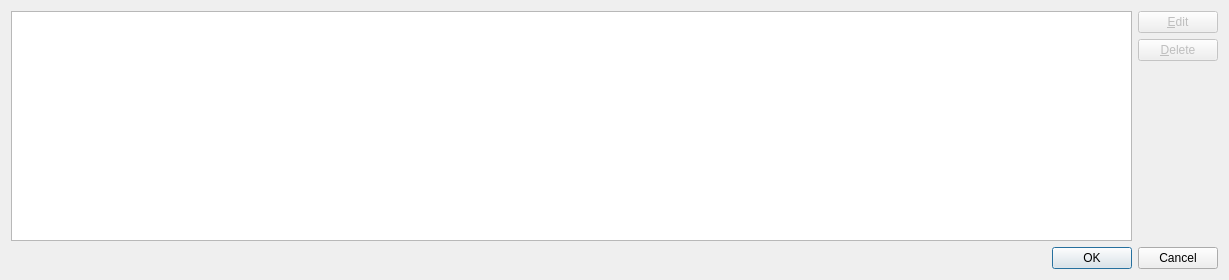
<?xml version="1.0" encoding="UTF-8"?>
<ui version="4.0">
 <class>ManageViewsDialog</class>
 <widget class="QDialog" name="ManageViewsDialog">
  <property name="geometry">
   <rect>
    <x>0</x>
    <y>0</y>
    <width>1229</width>
    <height>280</height>
   </rect>
  </property>
  <property name="windowTitle">
   <string>Manage Views</string>
  </property>
  <layout class="QGridLayout" name="gridLayout">
   <item row="0" column="0" rowspan="3">
    <widget class="QTableView" name="savedViewsTable">
     <property name="editTriggers">
      <set>QAbstractItemView::NoEditTriggers</set>
     </property>
     <property name="alternatingRowColors">
      <bool>true</bool>
     </property>
     <property name="selectionMode">
      <enum>QAbstractItemView::SingleSelection</enum>
     </property>
     <property name="selectionBehavior">
      <enum>QAbstractItemView::SelectRows</enum>
     </property>
     <property name="sortingEnabled">
      <bool>true</bool>
     </property>
     <attribute name="verticalHeaderVisible">
      <bool>false</bool>
     </attribute>
    </widget>
   </item>
   <item row="0" column="1">
    <widget class="QPushButton" name="editViewButton">
     <property name="enabled">
      <bool>false</bool>
     </property>
     <property name="text">
      <string>&amp;Edit</string>
     </property>
    </widget>
   </item>
   <item row="1" column="1">
    <widget class="QPushButton" name="deleteViewButton">
     <property name="enabled">
      <bool>false</bool>
     </property>
     <property name="text">
      <string>&amp;Delete</string>
     </property>
    </widget>
   </item>
   <item row="2" column="1">
    <spacer name="verticalSpacer">
     <property name="orientation">
      <enum>Qt::Vertical</enum>
     </property>
     <property name="sizeHint" stdset="0">
      <size>
       <width>20</width>
       <height>40</height>
      </size>
     </property>
    </spacer>
   </item>
   <item row="3" column="0" colspan="2">
    <widget class="QDialogButtonBox" name="buttonBox">
     <property name="orientation">
      <enum>Qt::Horizontal</enum>
     </property>
     <property name="standardButtons">
      <set>QDialogButtonBox::Cancel|QDialogButtonBox::Ok</set>
     </property>
    </widget>
   </item>
  </layout>
 </widget>
 <resources/>
 <connections>
  <connection>
   <sender>buttonBox</sender>
   <signal>accepted()</signal>
   <receiver>ManageViewsDialog</receiver>
   <slot>accept()</slot>
   <hints>
    <hint type="sourcelabel">
     <x>248</x>
     <y>254</y>
    </hint>
    <hint type="destinationlabel">
     <x>157</x>
     <y>274</y>
    </hint>
   </hints>
  </connection>
  <connection>
   <sender>buttonBox</sender>
   <signal>rejected()</signal>
   <receiver>ManageViewsDialog</receiver>
   <slot>reject()</slot>
   <hints>
    <hint type="sourcelabel">
     <x>316</x>
     <y>260</y>
    </hint>
    <hint type="destinationlabel">
     <x>286</x>
     <y>274</y>
    </hint>
   </hints>
  </connection>
 </connections>
</ui>
